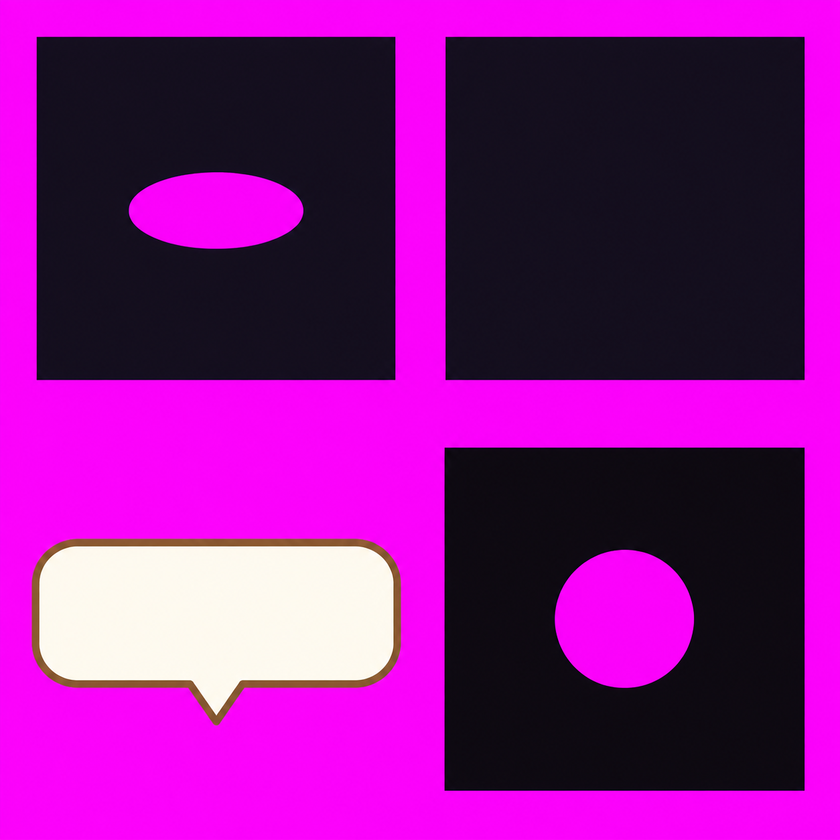
#> input picture UnityResources/Rats/UltProps/Sheets_jw/jw_stage.png, 840 x 840 px, shrunk from 1254 x 1254 before the run
$ python slice_jw.py
#> lines starting #> are read from the running program, lines starting #| are printed output that depends on the picture; after the words box and inside, x2 and y2 are one past the last pixel; in counts of white or black regions, pixels touching at a corner belong together
### Tools/slice_rat_parts.py
"""Codex 쥐 파츠 시트(자홍 배경, 5열: 머리·몸통·꼬리·앞다리·뒷다리 / 한 줄 = 한 종) → 파츠 PNG + pivots.json 갱신
사용: python Tools/slice_rat_parts.py <시트.png> <행수> <종id,종id,...|-> [--props 행번호 이름,이름,...]
  종 id 가 '-' 인 행은 건너뜀. --props 는 그 행을 소품으로 잘라 UnityResources/Rats/NewRats/Props/ 에 저장
관절: 다리 = 윗면 가운데, 꼬리 = 왼쪽 끝, 머리 = 아래쪽 목 단면 가운데, 몸통 부착점 = 기존 쥐들 중앙값.
다리 배율: 앞발·뒷발 발끝이 같은 바닥선에 닿게 (앞발 1 기준)."""
import io, json, os, sys
import numpy as np
from PIL import Image
sys.path.insert(0, os.path.dirname(os.path.abspath(__file__)))

ROOT = os.path.dirname(os.path.dirname(os.path.abspath(__file__)))
RES = os.path.join(ROOT, 'UnityResources', 'Rats')
PARTS = ['head', 'torso', 'tail', 'front', 'back']
ANCHOR = {'neck': [0.069, 0.395], 'tail': [0.944, 0.531], 'shoulder': [0.238, 0.448], 'hip': [0.736, 0.325]}   # 기존 쥐 중앙값


def key_magenta(im):
    a = np.array(im.convert('RGB')).astype(np.int32)
    r, g, b = a[..., 0], a[..., 1], a[..., 2]
    # 자홍(255,0,255)에서 멀수록 불투명. 가장자리는 부드럽게
    dist = np.sqrt((r - 255) ** 2 + g ** 2 + (b - 255) ** 2)
    alpha = np.clip((dist - 60) / 60, 0, 1)
    # 자홍이 섞인 가장자리 색 되돌리기 (탈색)
    k = 1 - alpha
    rgb = a.astype(np.float32)
    rgb[..., 0] = np.clip((rgb[..., 0] - 255 * k) / np.maximum(alpha, 1e-3), 0, 255)
    rgb[..., 2] = np.clip((rgb[..., 2] - 255 * k) / np.maximum(alpha, 1e-3), 0, 255)
    out = np.dstack([rgb, alpha * 255]).astype(np.uint8)
    out[alpha <= 0.02] = 0
    return Image.fromarray(out, 'RGBA')


# [88 lines left out: functions crop, leg_pivot, tail_pivot, head_pivot, main, not called in this run]


# [2 lines that do not run on import are left out]

### UnityResources/Rats/UltProps/Sheets_jw/slice_jw.py
# jw_stage.png (Codex 자홍 시트) → 소품 4장. 연결 영역으로 자름. 어둠 판은 가장자리 2px 안쪽으로 딱 맞게 (이어 붙일 때 틈 없게)
import sys, os, json
import numpy as np
from PIL import Image
from scipy import ndimage
sys.path.insert(0, r'C:/Project/NKK_PROJECT/Tools')
from slice_rat_parts import key_magenta
im = key_magenta(Image.open('jw_stage.png'))
a = np.array(im.getchannel('A')) > 20
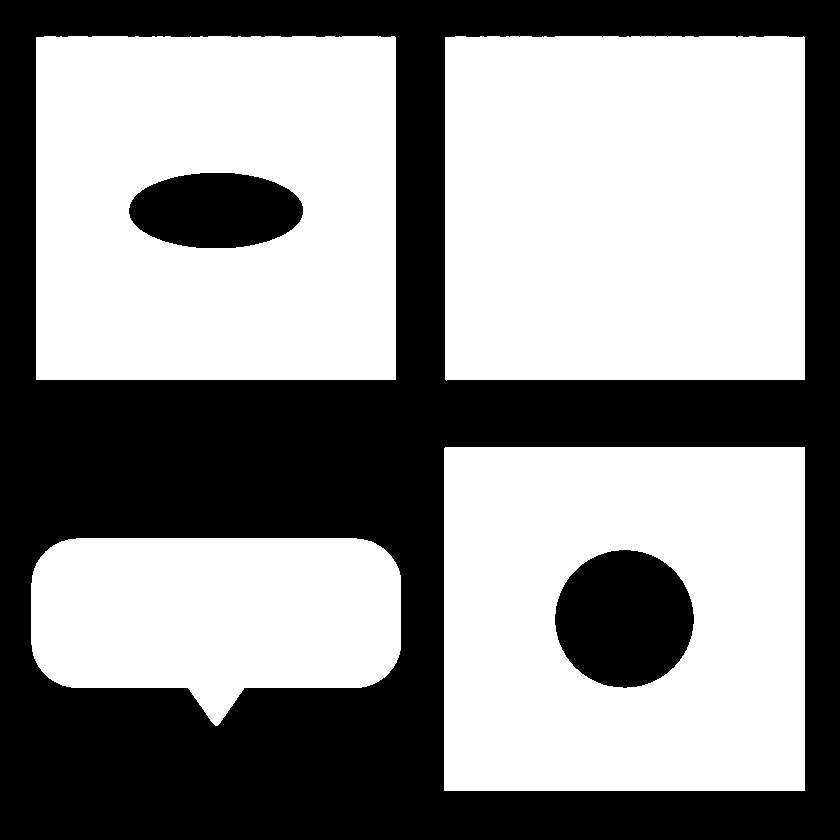
#> a: shape (840, 840) bool; 56.8% white; 3 black regions, box (x1, y1, x2, y2) and area: (0, 0, 840, 840) 279216, (555, 550, 694, 688) 14934, (129, 173, 303, 248) 10358
lab, n = ndimage.label(a)
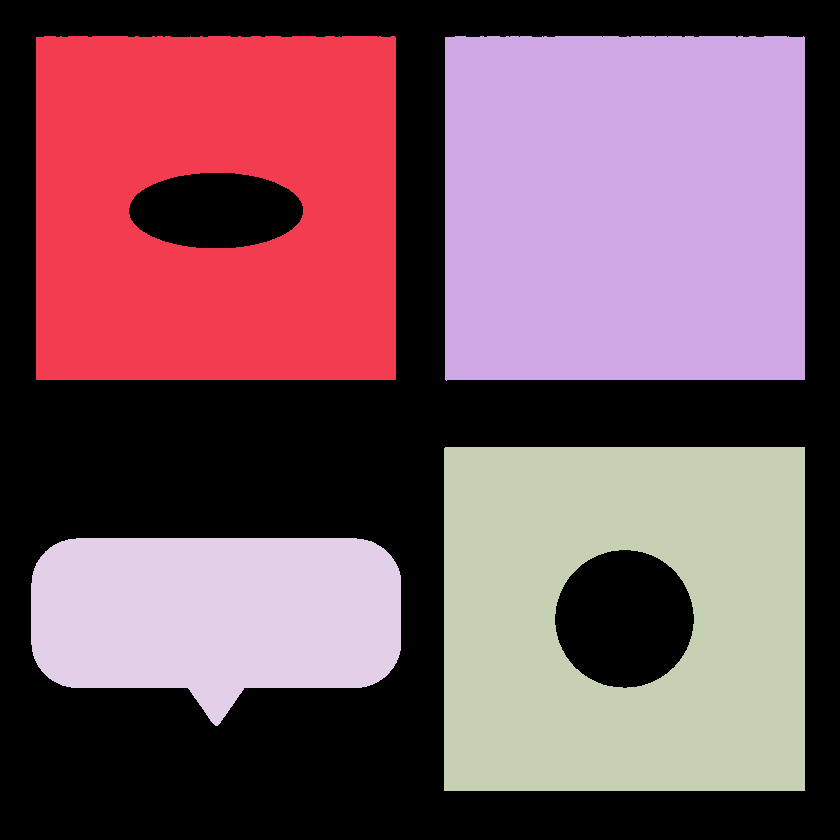
#> lab: shape (840, 840) int32; 5 distinct labels, from 0 to 4; one colour per label, 0 black
#> n = 4
objs = ndimage.find_objects(lab)
#> objs = 4 items
comps = sorted([(s, (lab[s] > 0).sum()) for s in objs], key=lambda c: -c[1])[:4]
#> comps = 4 items
comps.sort(key=lambda c: (c[0][0].start // 500, c[0][1].start))   # 위→아래, 왼→오른
names = ['jw_dark_hole', 'jw_dark', 'jw_bubble', 'jw_iris_hole']
info = {}
for (s, _), name in zip(comps, names):
    y0, y1, x0, x1 = s[0].start, s[0].stop, s[1].start, s[1].stop
    inset = 0 if name == 'jw_bubble' else 3
    c = im.crop((x0 + inset, y0 + inset, x1 - inset, y1 - inset))
    if name != 'jw_bubble':   # 판 부분은 완전 불투명으로 (가장자리 탈색 찌꺼기 방지)
        arr = np.array(c); al = arr[..., 3]
        arr[..., 3] = np.where(al > 128, 255, al); c = Image.fromarray(arr)
        hole = np.array(c.getchannel('A')) < 128
        ys, xs = np.where(hole)
        if len(xs) == 0: info[name] = dict(w=c.width, h=c.height)
        else: info[name] = dict(w=c.width, h=c.height, cx=(xs.min() + xs.max() + 1) / 2 / c.width, cy=(ys.min() + ys.max() + 1) / 2 / c.height,
                          hw=(xs.max() - xs.min() + 1) / c.width, hh=(ys.max() - ys.min() + 1) / c.height)
    else: info[name] = dict(w=c.width, h=c.height)
    c.save(os.path.join('..', name + '.png'))
#> this loop made 4 passes
#> (name, y0, y1, x0, x1, inset) on passes 1 to 4: ('jw_dark_hole', 36, 380, 36, 396, 3), ('jw_dark', 447, 791, 444, 805, 3), ('jw_bubble', 36, 381, 445, 805, 0), ('jw_iris_hole', 538, 726, 31, 401, 3)
#> pass 1, `c = im.crop((x0 + inset, y0 + inset, x1 - inset, y1 - inset))`:
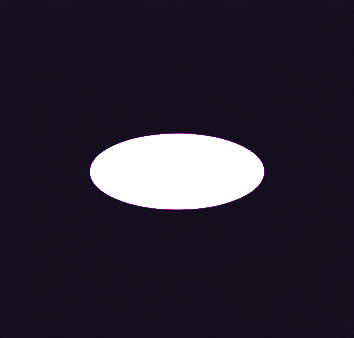
#> c: PIL image 354x338 RGBA; mean R, G, B, A 18.5, 13.1, 27.5, 232.8; transparent parts drawn white
#> pass 1, `al = arr[..., 3]`:
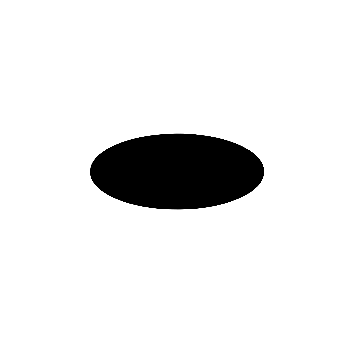
#> al: shape (338, 354); min 0, max 255, mean 232.8
#> pass 1, `hole = np.array(c.getchannel('A')) < 128`:
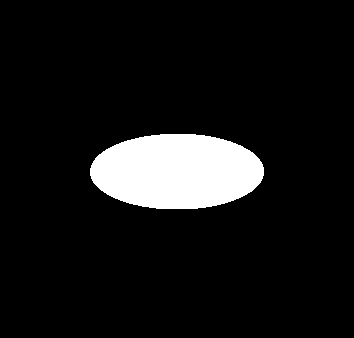
#> hole: shape (338, 354) bool; 8.7% white; 1 white region, box (x1, y1, x2, y2) and area: (90, 134, 264, 209) 10392
#> after the loop:
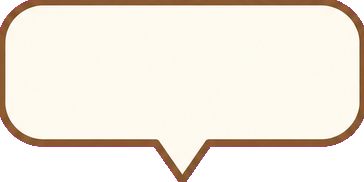
#> arr: shape (182, 364, 4); mean R, G, B, A 193.3, 185.3, 174.8, 205.5; transparent parts drawn white
#> after the loop:
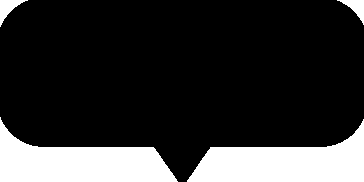
#> hole: shape (182, 364) bool; 19.4% white; 4 white regions, box (x1, y1, x2, y2) and area: (0, 117, 178, 182) 6185, (187, 119, 364, 182) 6144, (0, 0, 28, 27) 289, (337, 0, 364, 25) 265
#> after the loop, info = 4 items
print(json.dumps(info, indent=1))
#> (printed output is left out)

$ run again, with UnityResources/Rats/UltProps/Sheets_jw/_미리보기.png copied over UnityResources/Rats/UltProps/Sheets_jw/jw_stage.png
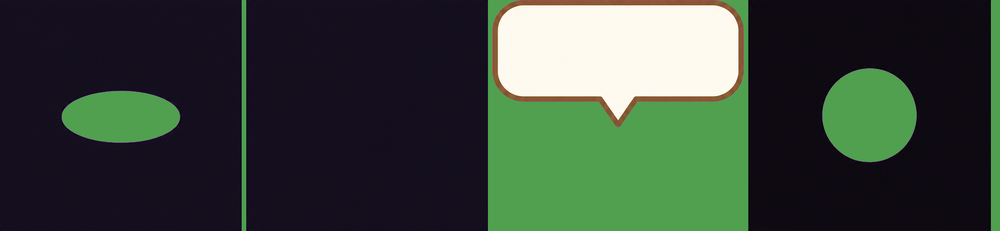
#> input picture UnityResources/Rats/UltProps/Sheets_jw/_미리보기.png, 1000 x 231 px, shrunk from 2197 x 507 before the run
#> in key_magenta, `dist = np.sqrt((r - 255) ** 2 + g ** 2 + (b - 255) ** 2)`:
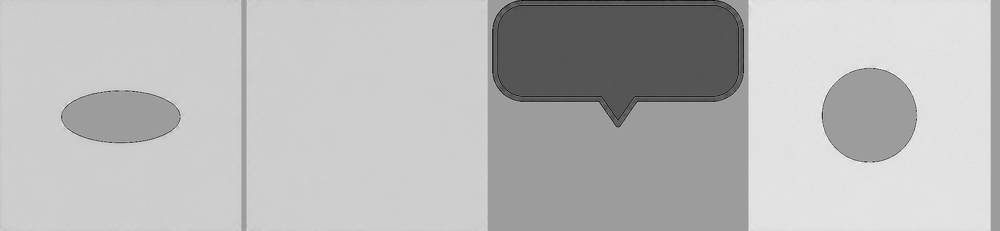
#> dist: shape (231, 1000) float64; min 195.8, max 357.1, mean 313.4; drawn with min black and max white
#> alpha: shape (231, 1000) float64; every value is 1
#> k: shape (231, 1000) float64; every value is 0
#> in key_magenta, out is the input picture: shape (231, 1000, 4); mean R, G, B, A 55.4, 67.9, 58.1, 255
#> lab: shape (231, 1000) int32; every value is 1
#> n = 1
#> objs = 1 item
#> the loop `for (s, _), name in zip(comps, names):` made 1 pass
#> (name, y0, y1, x0, x1, inset) on pass 1: ('jw_dark_hole', 0, 231, 0, 1000, 3)
#> pass 1, `c = im.crop((x0 + inset, y0 + inset, x1 - inset, y1 - inset))`:
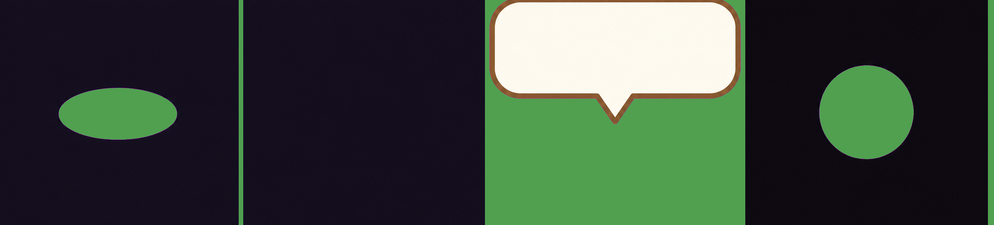
#> c: PIL image 994x225 RGBA; mean R, G, B, A 55.8, 68.4, 58.6, 255
#| {
#|  "jw_dark_hole": {
#|   "w": 994,
#|   "h": 225
#|  }
#| }
